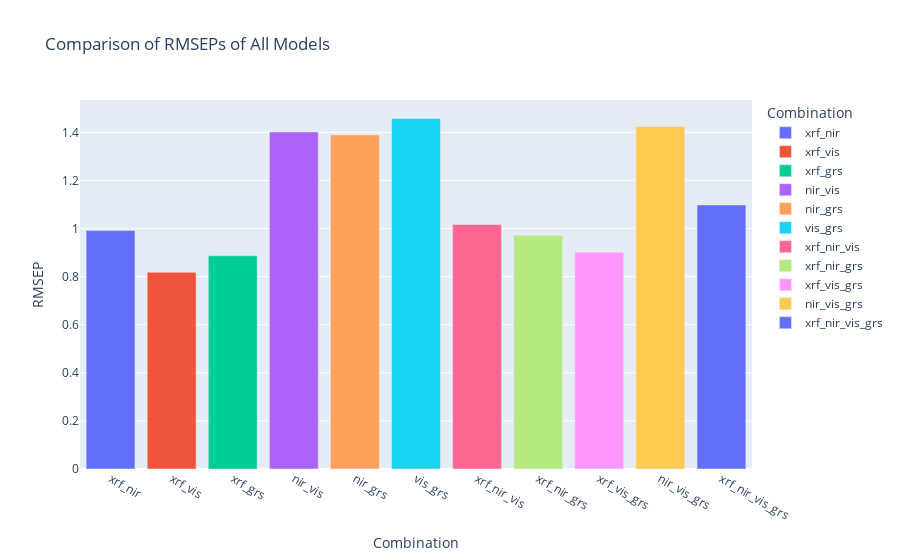

The code cell stored with this chart in its notebook:
### Code cell
import plotly.express as px

# Extracting the data for the bar chart
rmseps = metrics_mid_level['RMSEP']
combinations = metrics_mid_level['Combination']

# Creating the bar chart
fig = px.bar(
    metrics_mid_level,
    x=combinations,
    y=rmseps,
    color=combinations,  # Change bar color by the X axis
    title='Comparison of RMSEPs of All Models',
    labels={'x': 'Combination', 'y': 'RMSEP'}
)

# Display the plot
fig.show()

### Figure 1 — Plotly figure (JSON) as saved in the notebook; plotly's stock layout.template omitted (floating-point values rounded to 4 significant figures)
{"data": [{"alignmentgroup": "True", "hovertemplate": "Combination=%{x}<br>RMSEP=%{y}<extra></extra>", "legendgroup": "xrf_nir", "marker": {"color": "#636efa", "pattern": {"shape": ""}}, "name": "xrf_nir", "offsetgroup": "xrf_nir", "orientation": "v", "showlegend": true, "textposition": "auto", "type": "bar", "x": ["xrf_nir"], "xaxis": "x", "y": [0.9926], "yaxis": "y"}, {"alignmentgroup": "True", "hovertemplate": "Combination=%{x}<br>RMSEP=%{y}<extra></extra>", "legendgroup": "xrf_vis", "marker": {"color": "#EF553B", "pattern": {"shape": ""}}, "name": "xrf_vis", "offsetgroup": "xrf_vis", "orientation": "v", "showlegend": true, "textposition": "auto", "type": "bar", "x": ["xrf_vis"], "xaxis": "x", "y": [0.8186], "yaxis": "y"}, {"alignmentgroup": "True", "hovertemplate": "Combination=%{x}<br>RMSEP=%{y}<extra></extra>", "legendgroup": "xrf_grs", "marker": {"color": "#00cc96", "pattern": {"shape": ""}}, "name": "xrf_grs", "offsetgroup": "xrf_grs", "orientation": "v", "showlegend": true, "textposition": "auto", "type": "bar", "x": ["xrf_grs"], "xaxis": "x", "y": [0.887], "yaxis": "y"}, {"alignmentgroup": "True", "hovertemplate": "Combination=%{x}<br>RMSEP=%{y}<extra></extra>", "legendgroup": "nir_vis", "marker": {"color": "#ab63fa", "pattern": {"shape": ""}}, "name": "nir_vis", "offsetgroup": "nir_vis", "orientation": "v", "showlegend": true, "textposition": "auto", "type": "bar", "x": ["nir_vis"], "xaxis": "x", "y": [1.402], "yaxis": "y"}, {"alignmentgroup": "True", "hovertemplate": "Combination=%{x}<br>RMSEP=%{y}<extra></extra>", "legendgroup": "nir_grs", "marker": {"color": "#FFA15A", "pattern": {"shape": ""}}, "name": "nir_grs", "offsetgroup": "nir_grs", "orientation": "v", "showlegend": true, "textposition": "auto", "type": "bar", "x": ["nir_grs"], "xaxis": "x", "y": [1.39], "yaxis": "y"}, {"alignmentgroup": "True", "hovertemplate": "Combination=%{x}<br>RMSEP=%{y}<extra></extra>", "legendgroup": "vis_grs", "marker": {"color": "#19d3f3", "pattern": {"shape": ""}}, "name": "vis_grs", "offsetgroup": "vis_grs", "orientation": "v", "showlegend": true, "textposition": "auto", "type": "bar", "x": ["vis_grs"], "xaxis": "x", "y": [1.458], "yaxis": "y"}, {"alignmentgroup": "True", "hovertemplate": "Combination=%{x}<br>RMSEP=%{y}<extra></extra>", "legendgroup": "xrf_nir_vis", "marker": {"color": "#FF6692", "pattern": {"shape": ""}}, "name": "xrf_nir_vis", "offsetgroup": "xrf_nir_vis", "orientation": "v", "showlegend": true, "textposition": "auto", "type": "bar", "x": ["xrf_nir_vis"], "xaxis": "x", "y": [1.018], "yaxis": "y"}, {"alignmentgroup": "True", "hovertemplate": "Combination=%{x}<br>RMSEP=%{y}<extra></extra>", "legendgroup": "xrf_nir_grs", "marker": {"color": "#B6E880", "pattern": {"shape": ""}}, "name": "xrf_nir_grs", "offsetgroup": "xrf_nir_grs", "orientation": "v", "showlegend": true, "textposition": "auto", "type": "bar", "x": ["xrf_nir_grs"], "xaxis": "x", "y": [0.9728], "yaxis": "y"}, {"alignmentgroup": "True", "hovertemplate": "Combination=%{x}<br>RMSEP=%{y}<extra></extra>", "legendgroup": "xrf_vis_grs", "marker": {"color": "#FF97FF", "pattern": {"shape": ""}}, "name": "xrf_vis_grs", "offsetgroup": "xrf_vis_grs", "orientation": "v", "showlegend": true, "textposition": "auto", "type": "bar", "x": ["xrf_vis_grs"], "xaxis": "x", "y": [0.9022], "yaxis": "y"}, {"alignmentgroup": "True", "hovertemplate": "Combination=%{x}<br>RMSEP=%{y}<extra></extra>", "legendgroup": "nir_vis_grs", "marker": {"color": "#FECB52", "pattern": {"shape": ""}}, "name": "nir_vis_grs", "offsetgroup": "nir_vis_grs", "orientation": "v", "showlegend": true, "textposition": "auto", "type": "bar", "x": ["nir_vis_grs"], "xaxis": "x", "y": [1.425], "yaxis": "y"}, {"alignmentgroup": "True", "hovertemplate": "Combination=%{x}<br>RMSEP=%{y}<extra></extra>", "legendgroup": "xrf_nir_vis_grs", "marker": {"color": "#636efa", "pattern": {"shape": ""}}, "name": "xrf_nir_vis_grs", "offsetgroup": "xrf_nir_vis_grs", "orientation": "v", "showlegend": true, "textposition": "auto", "type": "bar", "x": ["xrf_nir_vis_grs"], "xaxis": "x", "y": [1.099], "yaxis": "y"}], "layout": {"barmode": "relative", "legend": {"title": {"text": "Combination"}, "tracegroupgap": 0}, "title": {"text": "Comparison of RMSEPs of All Models"}, "xaxis": {"anchor": "y", "categoryarray": ["xrf_nir", "xrf_vis", "xrf_grs", "nir_vis", "nir_grs", "vis_grs", "xrf_nir_vis", "xrf_nir_grs", "xrf_vis_grs", "nir_vis_grs", "xrf_nir_vis_grs"], "categoryorder": "array", "domain": [0, 1], "title": {"text": "Combination"}}, "yaxis": {"anchor": "x", "domain": [0, 1], "title": {"text": "RMSEP"}}}}
